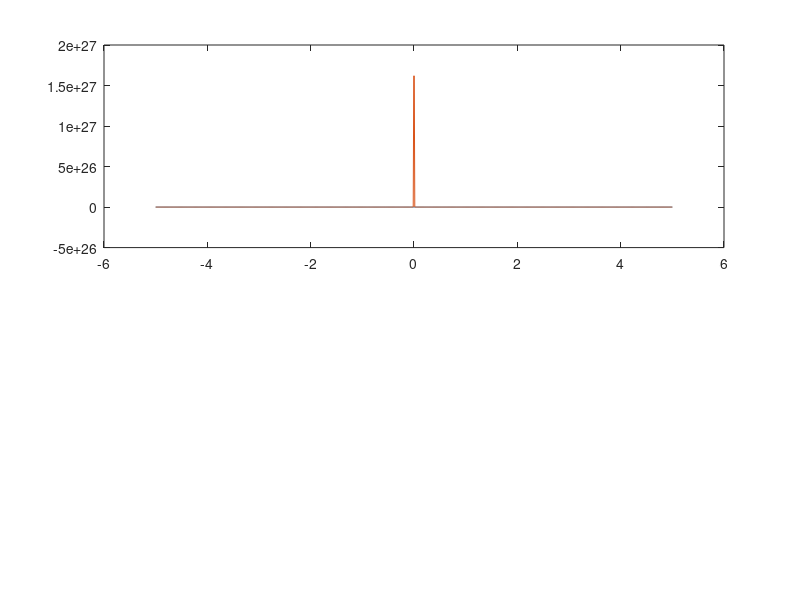

Write MATLAB code to recreate this figure. (Note: this script raises an error after producing the figure.)
%%
% Grid
Nx = 1000;
Lbox = 10;
x  = linspace(-Lbox/2,Lbox/2,Nx);

% LJ stuff
epsilon = 0.1;
sigma = 1;
rm = 2^(1/6) * sigma;

LJv = epsilon .* ( (rm ./ abs(x) ) .^ (12) - 2 .* (rm ./ abs(x) ) .^ (6) );
HSv = zeros(1,Nx);
HSv( Nx/2 - floor(Nx * sigma / Lbox):Nx/2 + floor(Nx * sigma / Lbox) ) = 10000;

% may fncs
FmLJ = exp(-LJv) - 1;
FmHS = exp(-HSv) - 1;
% Blurred Mayer fnc
lambda     = 0.1;
FmBlurred =  zeros(1,Nx);
dx   = x(2) - x(1);
Gauss = 1/( lambda * sqrt(2 * pi) ) .* exp( -(x-Lbox/2).^2 ./ (2* lambda^2) ) ...
    +1/( lambda * sqrt(2 * pi) ) .* exp( -(x+Lbox/2).^2 ./ (2* lambda^2) );

for i = 1:Nx
    for ik = 1:Nx
        delta = i-ik+1;
        if delta <= 0
            delta = delta + Nx; 
        end
        FmBlurred(i) = FmBlurred(i) + FmHS(ik).* Gauss(delta) * dx;
    end
end

figure()
subplot(2,1,1)
plot(x,HSv,x,LJv)
Ax = gca;
Ax.YLim = [-1 2];


subplot(2,1,2)
plot(x,FmHS,x,FmLJ,x,FmBlurred)
Ax = gca;
Ax.YLim = [-1 2];
